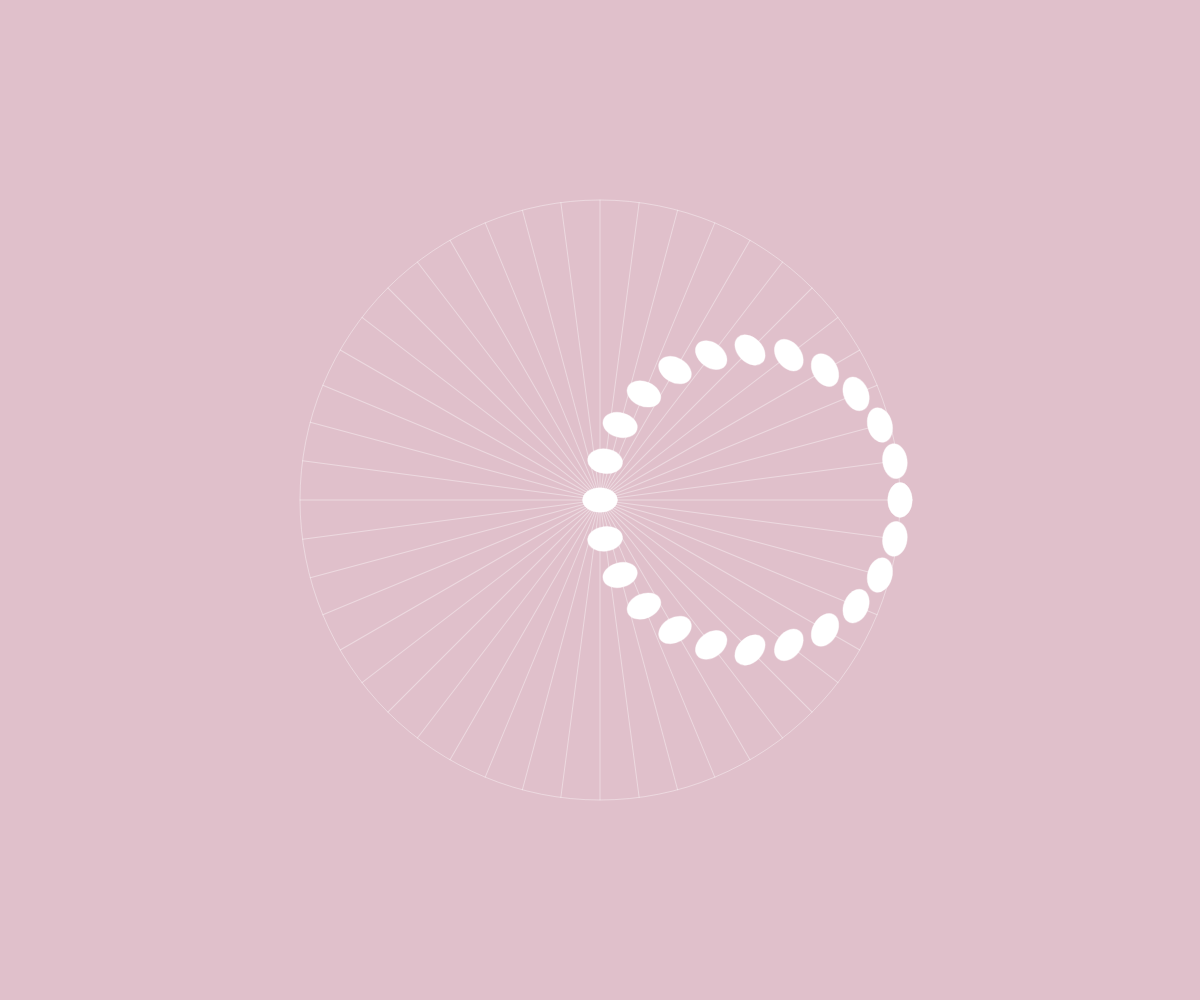
Frame 1 (no input)
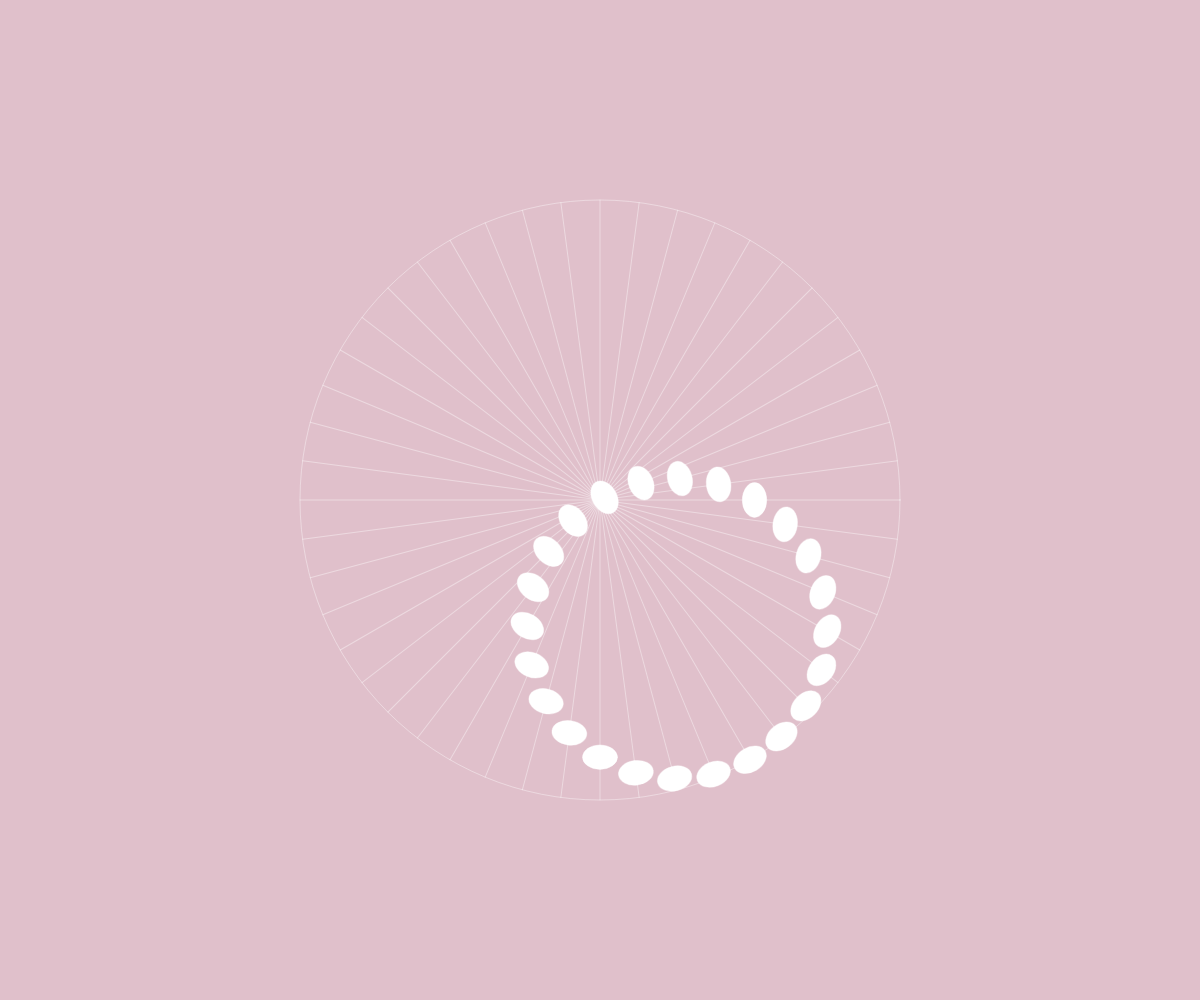
Frame 60 (no input)
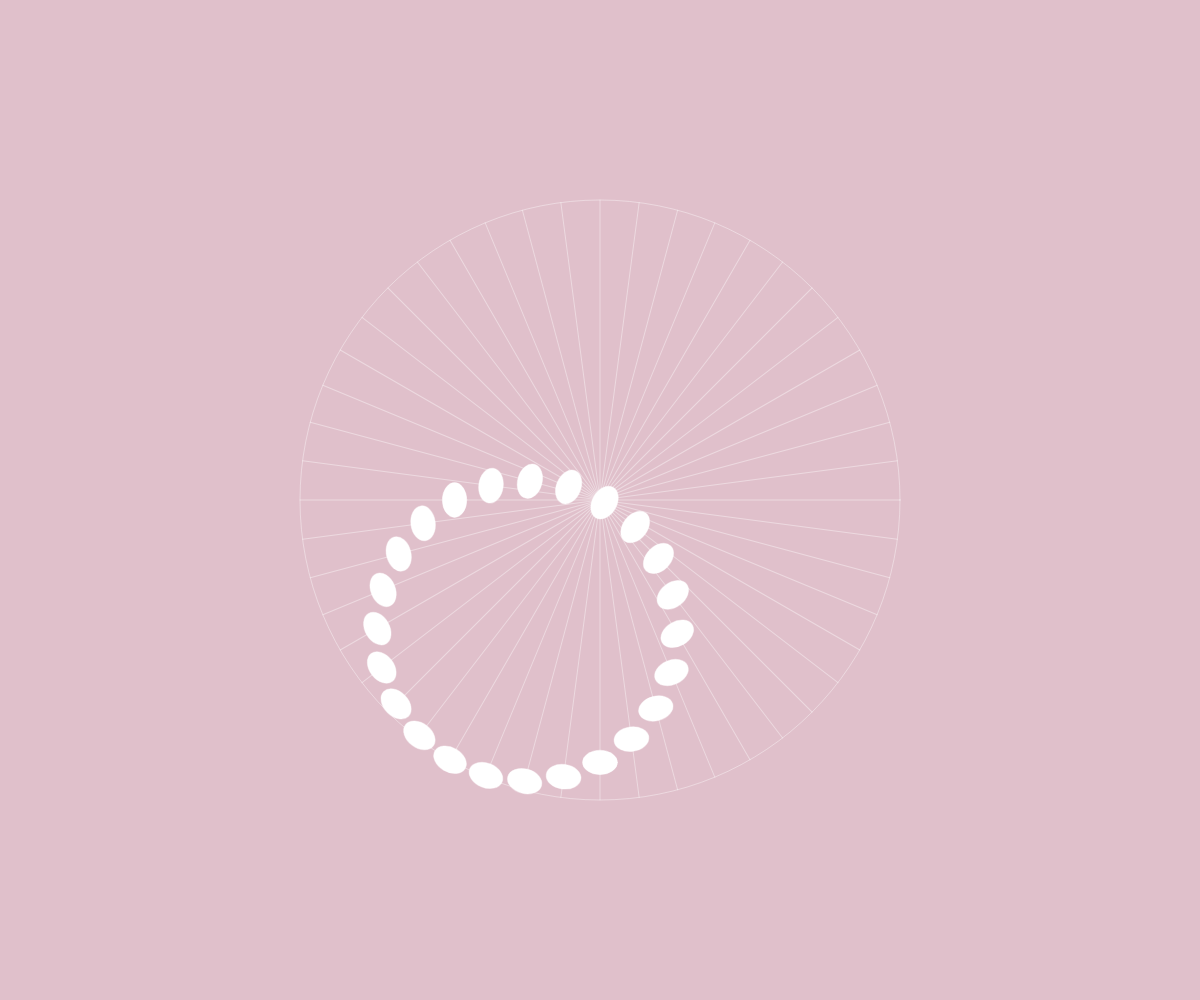
Frame 120 (the mouse pressed at the canvas centre since frame 60)

The p5.js sketch that drew these frames (run headless with seeded random() and noise() and a simulated clock; from frame 60 on, the mouse is pressed at the canvas centre):

// p5.js sketch
// ── sketch.js
let x; let y; let angle = 0;
let x2; let y2;
let r = 300;
let circleD = 35;
let shiftingAngle = [];
let numAxis = 12;
let x2s = [];
let y2s = [];

function setup() {
    createCanvas(windowWidth, windowHeight);
    angleMode(DEGREES);

    for (let i = 0; i < numAxis; i++) {
        shiftingAngle.push(i * 90 / numAxis);
    }
}


function draw() {
    background(224, 192, 203);
    stroke(255, 100);

    x = r * cos(angle);
    y = r * sin(angle);

    translate(width / 2, height / 2);
    noFill();


    ellipse(0, 0, r * 2, r * 2);

    fill(0);
    // ellipse(x, y, 20, 20);

    fill(255);

    for (let i = 0; i < numAxis; i++) {
        x2s[i] = r * cos(angle + shiftingAngle[i]);
        y2s[i] = r * sin(angle + shiftingAngle[i]);

        push();
        rotate(-shiftingAngle[i]);
        line(-r, 0, r, 0);
        line(0, -r, 0, r);
        ellipse(x2s[i], 0, circleD * 0.7, circleD);
        ellipse(0, y2s[i], circleD, circleD * 0.7);
        pop();
    }

    angle += 1;
    if (angle === 360) {
        angle = 0;
    }
}
